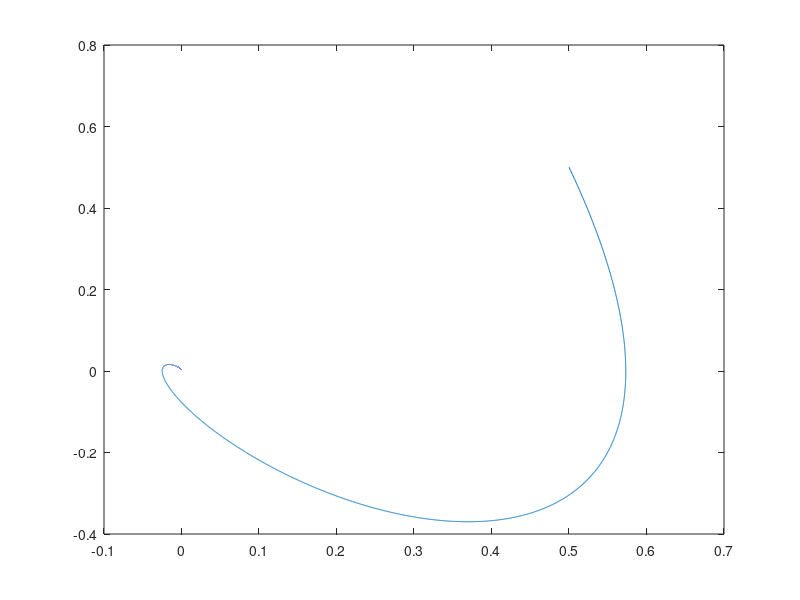
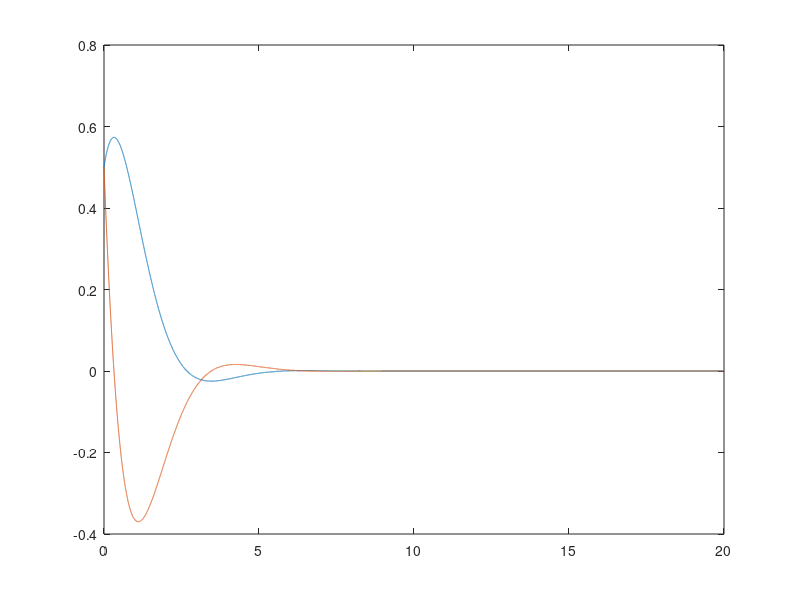

Write the MATLAB code that produced these figures, in order.
close all;
clear all;

%initial condition
x1p=0.5;
x2p=0.5;
z1p=x1p;
z2p=x2p;
a=0;

delt =0.001;
final_time=20;
tArr=[0:delt:final_time];
total_step=length(tArr);

x1Arr=zeros(1,total_step);
x2Arr=zeros(1,total_step);
z1Arr=zeros(1,total_step);
z2Arr=zeros(1,total_step);

x1Arr(1)=x1p;
x2Arr(1)=x2p;
z1Arr(1)=x1Arr(1);
z2Arr(1)=x2Arr(1);

for i=(1:total_step -1)

    %% slide controll law
    %if (x1p>0.1)
    %    u=0;
    %else 
    %    u=-a*x2p;
    %end
    
    %% State feedback linearization controll law
    %u = x1p -4.25*z1p - z2p;
    u = x1p -2*z1p - 2*z2p;
    d=0;
    %d=001*x2p; %disturbance
    
    %%
    x1_dot = x2p;
    x2_dot = -x1p + u + d;
    z1_dot = z2p;
    %z2_dot = -4.25*z1p-z2p;
    z2_dot = -x1p +u;
    
    x1_curr = x1p + x1_dot*delt;%current
    x2_curr = x2p + x2_dot*delt;
    z1_curr = z1p + z1_dot*delt;
    z2_curr = z2p + z2_dot*delt;
    
    x1Arr(i+1) = x1_curr;
    x2Arr(i+1) = x2_curr;
    z1Arr(i+1) = z1_curr;
    z2Arr(i+1) = z2_curr;
    
    x1p = x1_curr;
    x2p = x2_curr;
    z1p = z1_curr;
    z2p = z2_curr;  
    
end

figure();
plot(x1Arr,x2Arr);

figure();
plot(tArr,x1Arr,tArr,x2Arr);